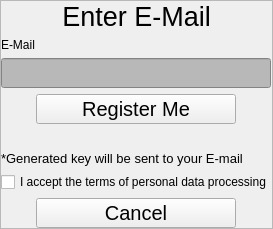
                <widget class="QWidget" name="regPage1">
                 <layout class="QVBoxLayout" name="verticalLayout_10">
                  <property name="spacing">
                   <number>0</number>
                  </property>
                  <property name="leftMargin">
                   <number>0</number>
                  </property>
                  <property name="topMargin">
                   <number>0</number>
                  </property>
                  <property name="rightMargin">
                   <number>0</number>
                  </property>
                  <property name="bottomMargin">
                   <number>0</number>
                  </property>
                  <item>
                   <widget class="QWidget" name="regContainer" native="true">
                    <layout class="QVBoxLayout" name="verticalLayout_11">
                     <property name="spacing">
                      <number>0</number>
                     </property>
                     <property name="leftMargin">
                      <number>0</number>
                     </property>
                     <property name="topMargin">
                      <number>0</number>
                     </property>
                     <property name="rightMargin">
                      <number>0</number>
                     </property>
                     <property name="bottomMargin">
                      <number>0</number>
                     </property>
                     <item alignment="Qt::AlignHCenter|Qt::AlignVCenter">
                      <widget class="QFrame" name="regSubContainer">
                       <property name="frameShape">
                        <enum>QFrame::StyledPanel</enum>
                       </property>
                       <property name="frameShadow">
                        <enum>QFrame::Raised</enum>
                       </property>
                       <layout class="QVBoxLayout" name="verticalLayout_12">
                        <property name="spacing">
                         <number>6</number>
                        </property>
                        <property name="leftMargin">
                         <number>0</number>
                        </property>
                        <property name="topMargin">
                         <number>0</number>
                        </property>
                        <property name="rightMargin">
                         <number>0</number>
                        </property>
                        <property name="bottomMargin">
                         <number>0</number>
                        </property>
                        <item>
                         <widget class="QLabel" name="welcomeLabel_2">
                          <property name="font">
                           <font>
                            <family>Arial</family>
                            <pointsize>20</pointsize>
                           </font>
                          </property>
                          <property name="styleSheet">
                           <string notr="true">background-color : transparent ; color : black;</string>
                          </property>
                          <property name="text">
                           <string>Enter E-Mail</string>
                          </property>
                          <property name="textFormat">
                           <enum>Qt::AutoText</enum>
                          </property>
                          <property name="alignment">
                           <set>Qt::AlignCenter</set>
                          </property>
                         </widget>
                        </item>
                        <item>
                         <widget class="QLabel" name="emailLabel_2">
                          <property name="text">
                           <string>E-Mail</string>
                          </property>
                         </widget>
                        </item>
                        <item alignment="Qt::AlignHCenter">
                         <widget class="QLineEdit" name="emailRegEntering">
                          <property name="minimumSize">
                           <size>
                            <width>270</width>
                            <height>30</height>
                           </size>
                          </property>
                          <property name="maximumSize">
                           <size>
                            <width>270</width>
                            <height>30</height>
                           </size>
                          </property>
                          <property name="font">
                           <font>
                            <pointsize>15</pointsize>
                           </font>
                          </property>
                          <property name="styleSheet">
                           <string notr="true">background-color: rgb(184, 184, 184); color : black;
</string>
                          </property>
                         </widget>
                        </item>
                        <item alignment="Qt::AlignHCenter">
                         <widget class="QPushButton" name="regBtn_2">
                          <property name="minimumSize">
                           <size>
                            <width>200</width>
                            <height>30</height>
                           </size>
                          </property>
                          <property name="maximumSize">
                           <size>
                            <width>200</width>
                            <height>30</height>
                           </size>
                          </property>
                          <property name="font">
                           <font>
                            <pointsize>15</pointsize>
                           </font>
                          </property>
                          <property name="styleSheet">
                           <string notr="true"/>
                          </property>
                          <property name="text">
                           <string>Register Me</string>
                          </property>
                          <property name="shortcut">
                           <string>Return</string>
                          </property>
                         </widget>
                        </item>
                        <item>
                         <widget class="QLabel" name="infoLabel_3">
                          <property name="font">
                           <font>
                            <pointsize>10</pointsize>
                           </font>
                          </property>
                          <property name="styleSheet">
                           <string notr="true">background-color : transparent ; color : rgb(93, 0, 23) ;
</string>
                          </property>
                          <property name="text">
                           <string/>
                          </property>
                         </widget>
                        </item>
                        <item>
                         <widget class="QLabel" name="infoLabel_2">
                          <property name="font">
                           <font>
                            <pointsize>10</pointsize>
                           </font>
                          </property>
                          <property name="text">
                           <string>*Generated key will be sent to your E-mail</string>
                          </property>
                         </widget>
                        </item>
                        <item>
                         <widget class="QCheckBox" name="termsAcception">
                          <property name="styleSheet">
                           <string notr="true"/>
                          </property>
                          <property name="text">
                           <string>I accept the terms of personal data processing</string>
                          </property>
                          <property name="checked">
                           <bool>false</bool>
                          </property>
                         </widget>
                        </item>
                        <item alignment="Qt::AlignHCenter">
                         <widget class="QPushButton" name="cancelRegBtn">
                          <property name="minimumSize">
                           <size>
                            <width>200</width>
                            <height>30</height>
                           </size>
                          </property>
                          <property name="maximumSize">
                           <size>
                            <width>200</width>
                            <height>30</height>
                           </size>
                          </property>
                          <property name="font">
                           <font>
                            <pointsize>15</pointsize>
                           </font>
                          </property>
                          <property name="styleSheet">
                           <string notr="true"/>
                          </property>
                          <property name="text">
                           <string>Cancel</string>
                          </property>
                         </widget>
                        </item>
                       </layout>
                      </widget>
                     </item>
                    </layout>
                   </widget>
                  </item>
                 </layout>
                </widget>
